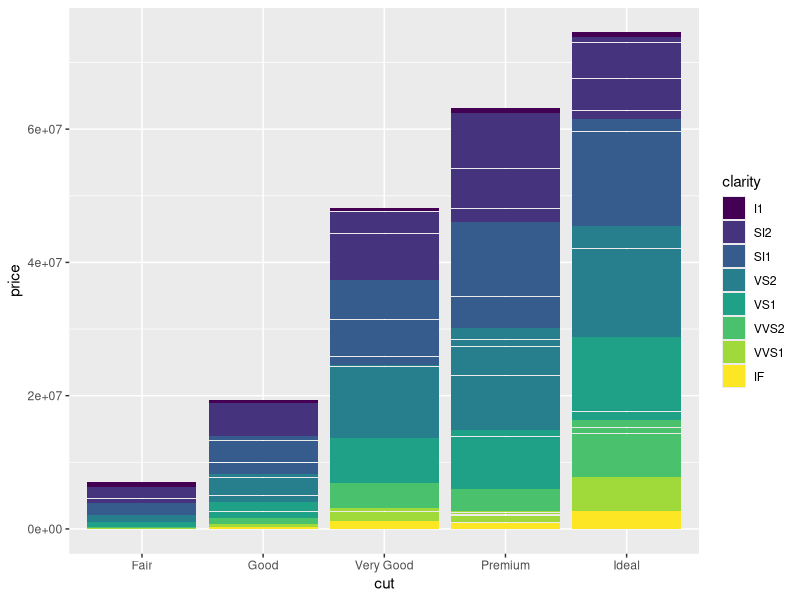
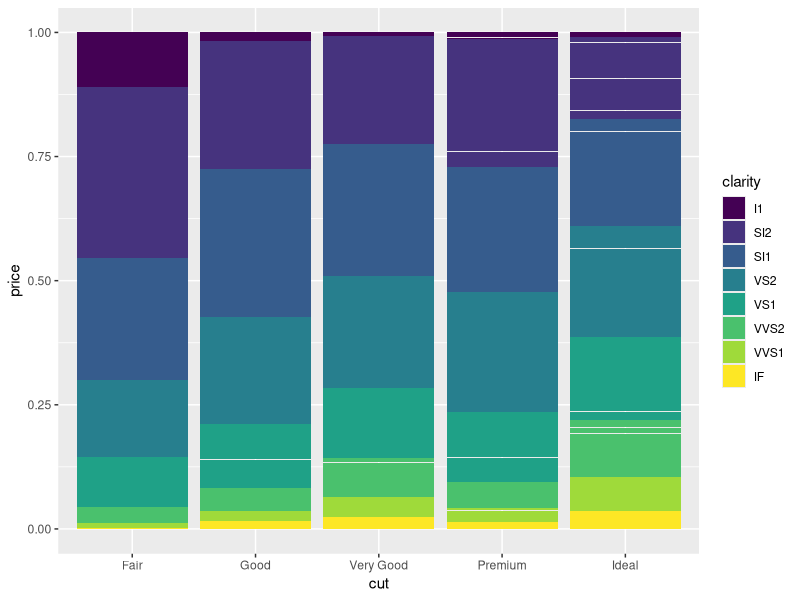
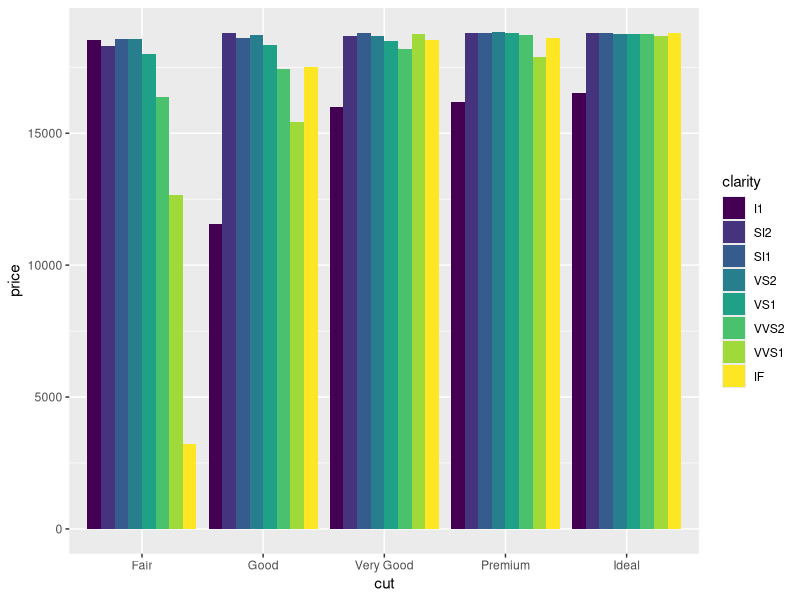
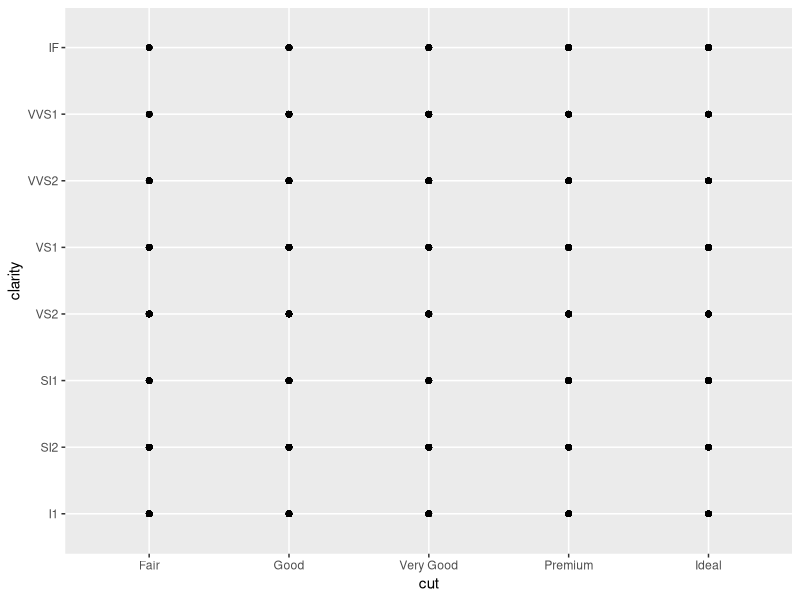
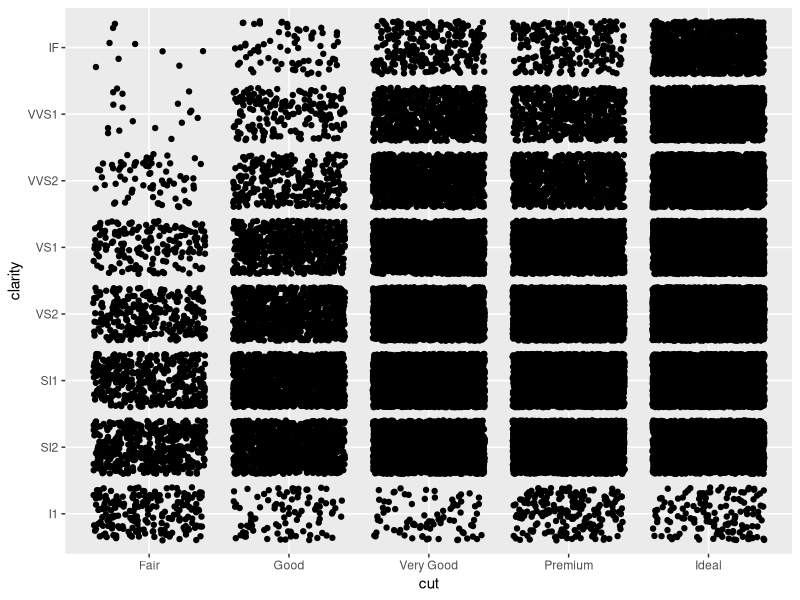
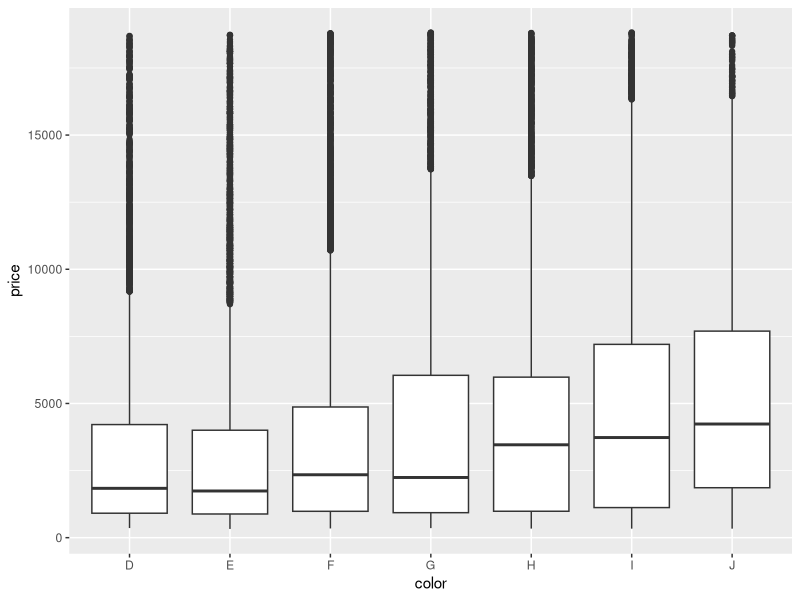
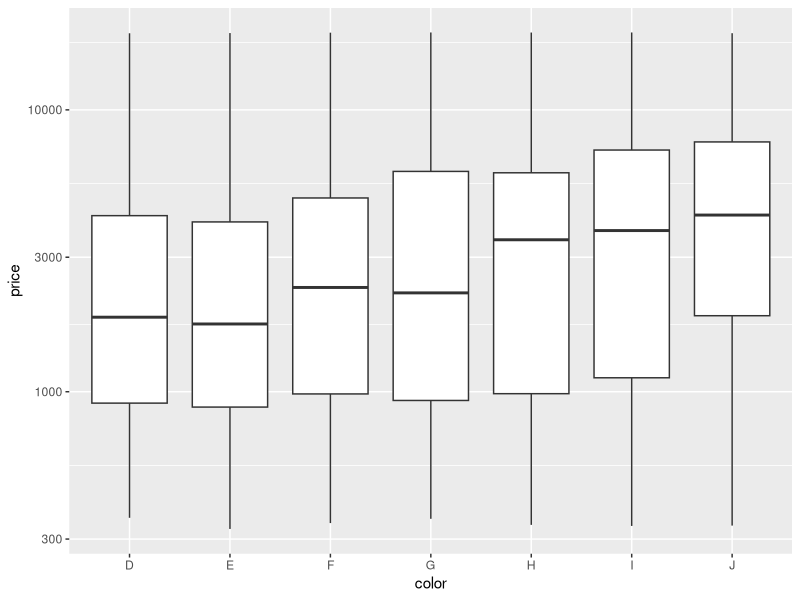
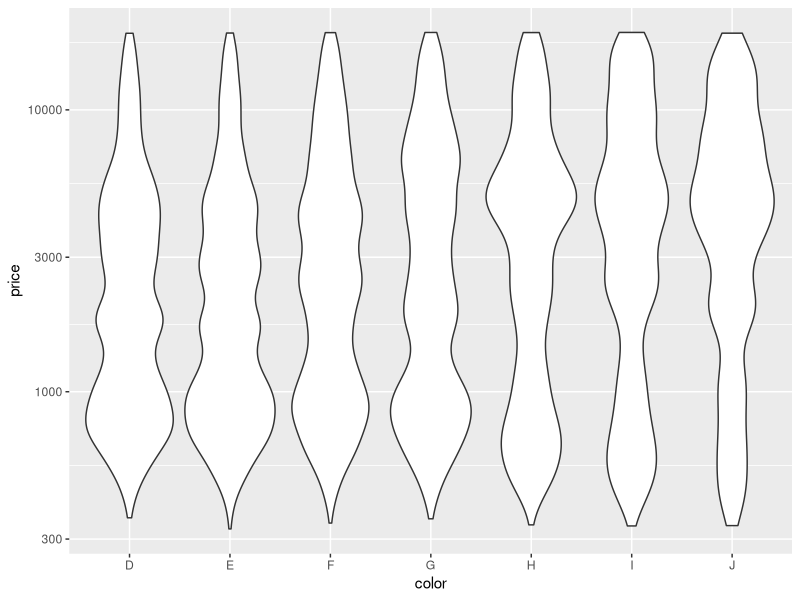

Here is the R script that generated these plots, in order:
# Exercise 2: advanced ggplot2 practice

# Install and load the `ggplot2` package
#install.packages('ggplot2')
library("ggplot2")

# For this exercise you will again be working with the `diamonds` data set.
# Use `?diamonds` to review details about this data set
?diamonds

## Position Adjustments

# Draw a column (bar) chart of diamonds cuts by price, with each bar filled by 
# clarity. You should see a _stacked_ bar chart.
ggplot(diamonds) +
  geom_col(mapping = aes(x = cut, y = price, fill = clarity))

# Draw the same chart again, but with each element positioned to "fill" the y axis
ggplot(diamonds) +
  geom_col(mapping = aes(x = cut, y = price, fill = clarity), position = "fill")

# Draw the same chart again, but with each element positioned to "dodge" each other
ggplot(diamonds) +
  geom_col(mapping = aes(x = cut, y = price, fill = clarity), position = "dodge")

# Draw a plot with point geometry with the x-position mapped to `cut` and the 
# y-position mapped to `clarity`
# This creates a "grid" grouping the points
ggplot(diamonds) +
  geom_point(mapping = aes(x = cut, y = clarity))

# Use the "jitter" position adjustment to keep the points from all overlapping!
# (This works a little better with a sample of diamond data, such as from the 
# previous exercise).
ggplot(diamonds) +
  geom_point(mapping = aes(x = cut, y = clarity), position = "jitter")


## Scales

# Draw a "boxplot" (with `geom_boxplot`) for the diamond's price (y) by color (x)
ggplot(diamonds) +
  geom_boxplot(mapping = aes(x = color, y = price))

# This has a lot of outliers, making it harder to read. To fix this, draw the 
# same plot but with a _logarithmic_ scale for the y axis.
ggplot(diamonds) +
  geom_boxplot(mapping = aes(x = color, y = price)) +
  scale_y_log10()

# For another version, draw the same plot but with `violin` geometry instead of 
# `boxplot` geometry!
# How does the logarithmic scale change the data presentation?
ggplot(diamonds) +
  geom_violin(mapping = aes(x = color, y = price)) +
  scale_y_log10()

# Another interesting plot: draw a plot of the diamonds price (y) by carat (x), 
# using a heatmap of 2d bins (geom_bin2d)
# What happens when you make the x and y channels scale logarithmically?
ggplot(diamonds) +
  geom_bin2d(mapping = aes(x = carat, y = price)) +
  scale_y_log10() +
  scale_x_log10()
  


# Draw a scatter plot for the diamonds price (y) by carat (x). Color each point
# by the clarity (Remember, this will take a while. Use a sample of the diamonds 
# for faster results)
ggplot(diamonds) +
  geom_point(mapping = aes(x = carat, y = price, color = clarity))

# Change the color of the previous plot using a ColorBrewer scale of your choice. 
# What looks nice?
ggplot(diamonds) +
  geom_point(mapping = aes(x = carat, y = price, color = clarity)) +
  scale_color_brewer(palette = "RdPu")


## Coordinate Systems

# Draw a bar chart with x-position and fill color BOTH mapped to cut
# For best results, SET the `width` of the geometry to be 1 (fill plot, no space
# between)
# TIP: You can save the plot to a variable for easier modifications
ggplot(diamonds) +
  geom_bar(mapping = aes(x = cut, fill = cut), width = 1)



# Draw the same chart, but with the coordinate system flipped
ggplot(diamonds) +
  geom_bar(mapping = aes(x = cut, fill = cut), width = 1) +
  coord_flip()

# Draw the same chart, but in a polar coordinate system. It's a Coxcomb chart!
ggplot(diamonds) +
  geom_bar(mapping = aes(x = cut, fill = cut), width = 1) +
  coord_polar()


## Facets

# Take the scatter plot of price by carat data (colored by clarity) and add 
# _facets_ based on the diamond's `color`
ggplot(diamonds) +
  geom_point(mapping = aes(x = carat, y = price, color = clarity)) +
  scale_color_brewer(palette = "RdPu") +
  facet_wrap(~ color)


## Saving Plots

# Use the `ggsave()` function to save the current (recent) plot to disk.
# Name the output file "my-plot.png".
# Make sure you've set the working directory!!
ggsave("my-plot.png")

